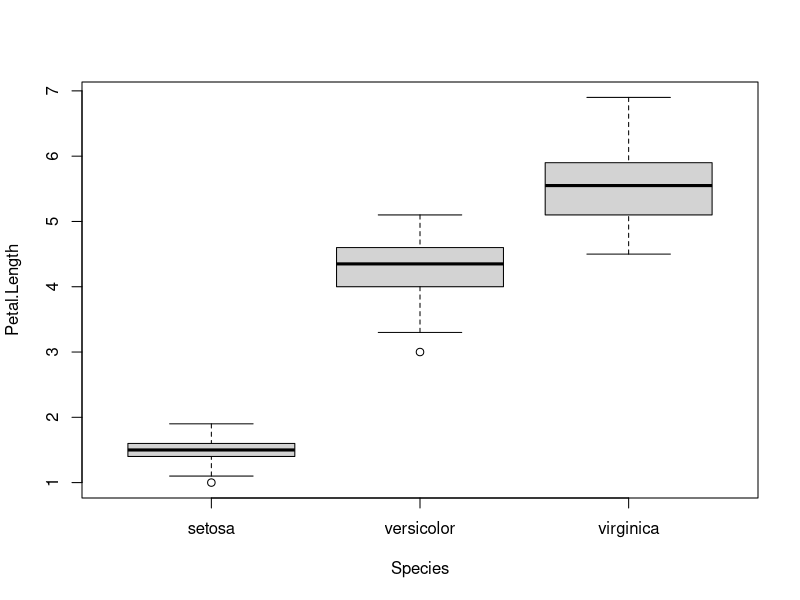

R code for this plot:
#setup
dir.create(path="data")
dir.create(path="output")

#Question4 Part(a)
head(x=iris)
boxplot(formula = Petal.Length ~ Species, data = iris)

#Question4 Part(b)
dimension = dim(iris)

#Question4 Part(c)
range_sepal_length = range(iris$Sepal.Length, na.rm=T)
range_petal_length = range(iris$Petal.Length, na.rm=T)
range_petal_width = range(iris$Petal.Width, na.rm=T)

#Question4 Part(d)
mean_sepal_length = mean(iris$Sepal.Length)
mean_petal_length = mean(iris$Petal.Length)
mean_petal_width = mean(iris$Petal.Width)

#Question4 Part(e)
median_sepal_length = median(iris$Sepal.Length)
median_petal_length = median(iris$Petal.Length)
median_petal_width = median(iris$Petal.Width)

#Question4 Part(f)
first_quantile_sepal_length = quantile(iris$Sepal.Length, prob=0.25)
third_quantile_sepal_length = quantile(iris$Sepal.Length, prob=0.75)
inter_quantile_range_sepal_length = third_quantile_sepal_length-first_quantile_sepal_length

first_quantile_petal_length = quantile(iris$Petal.Length, prob=0.25)
third_quantile_petal_length = quantile(iris$Petal.Length, prob=0.75)
inter_quantile_range_petal_length = third_quantile_petal_length-first_quantile_petal_length

first_quantile_petal_width = quantile(iris$Petal.Width, prob=0.25)
third_quantile_petal_width = quantile(iris$Petal.Width, prob=0.75)
inter_quantile_range_petal_width = third_quantile_petal_width-first_quantile_petal_width
#Question4 Part(g)
standard_dev_sepal_length = sd(iris$Sepal.Length, na.rm=T)
variance_sepal_length = var(iris$Sepal.Length, na.rm=T)

standard_dev_petal_length = sd(iris$Petal.Length, na.rm=T)
variance_petal_length = var(iris$Petal.Length, na.rm=T)

standard_dev_petal_width = sd(iris$Petal.Width, na.rm=T)
variance_petal_width = var(iris$Petal.Width, na.rm=T)

#Question4 Part(i)
summary_dataset_iris = summary(iris)